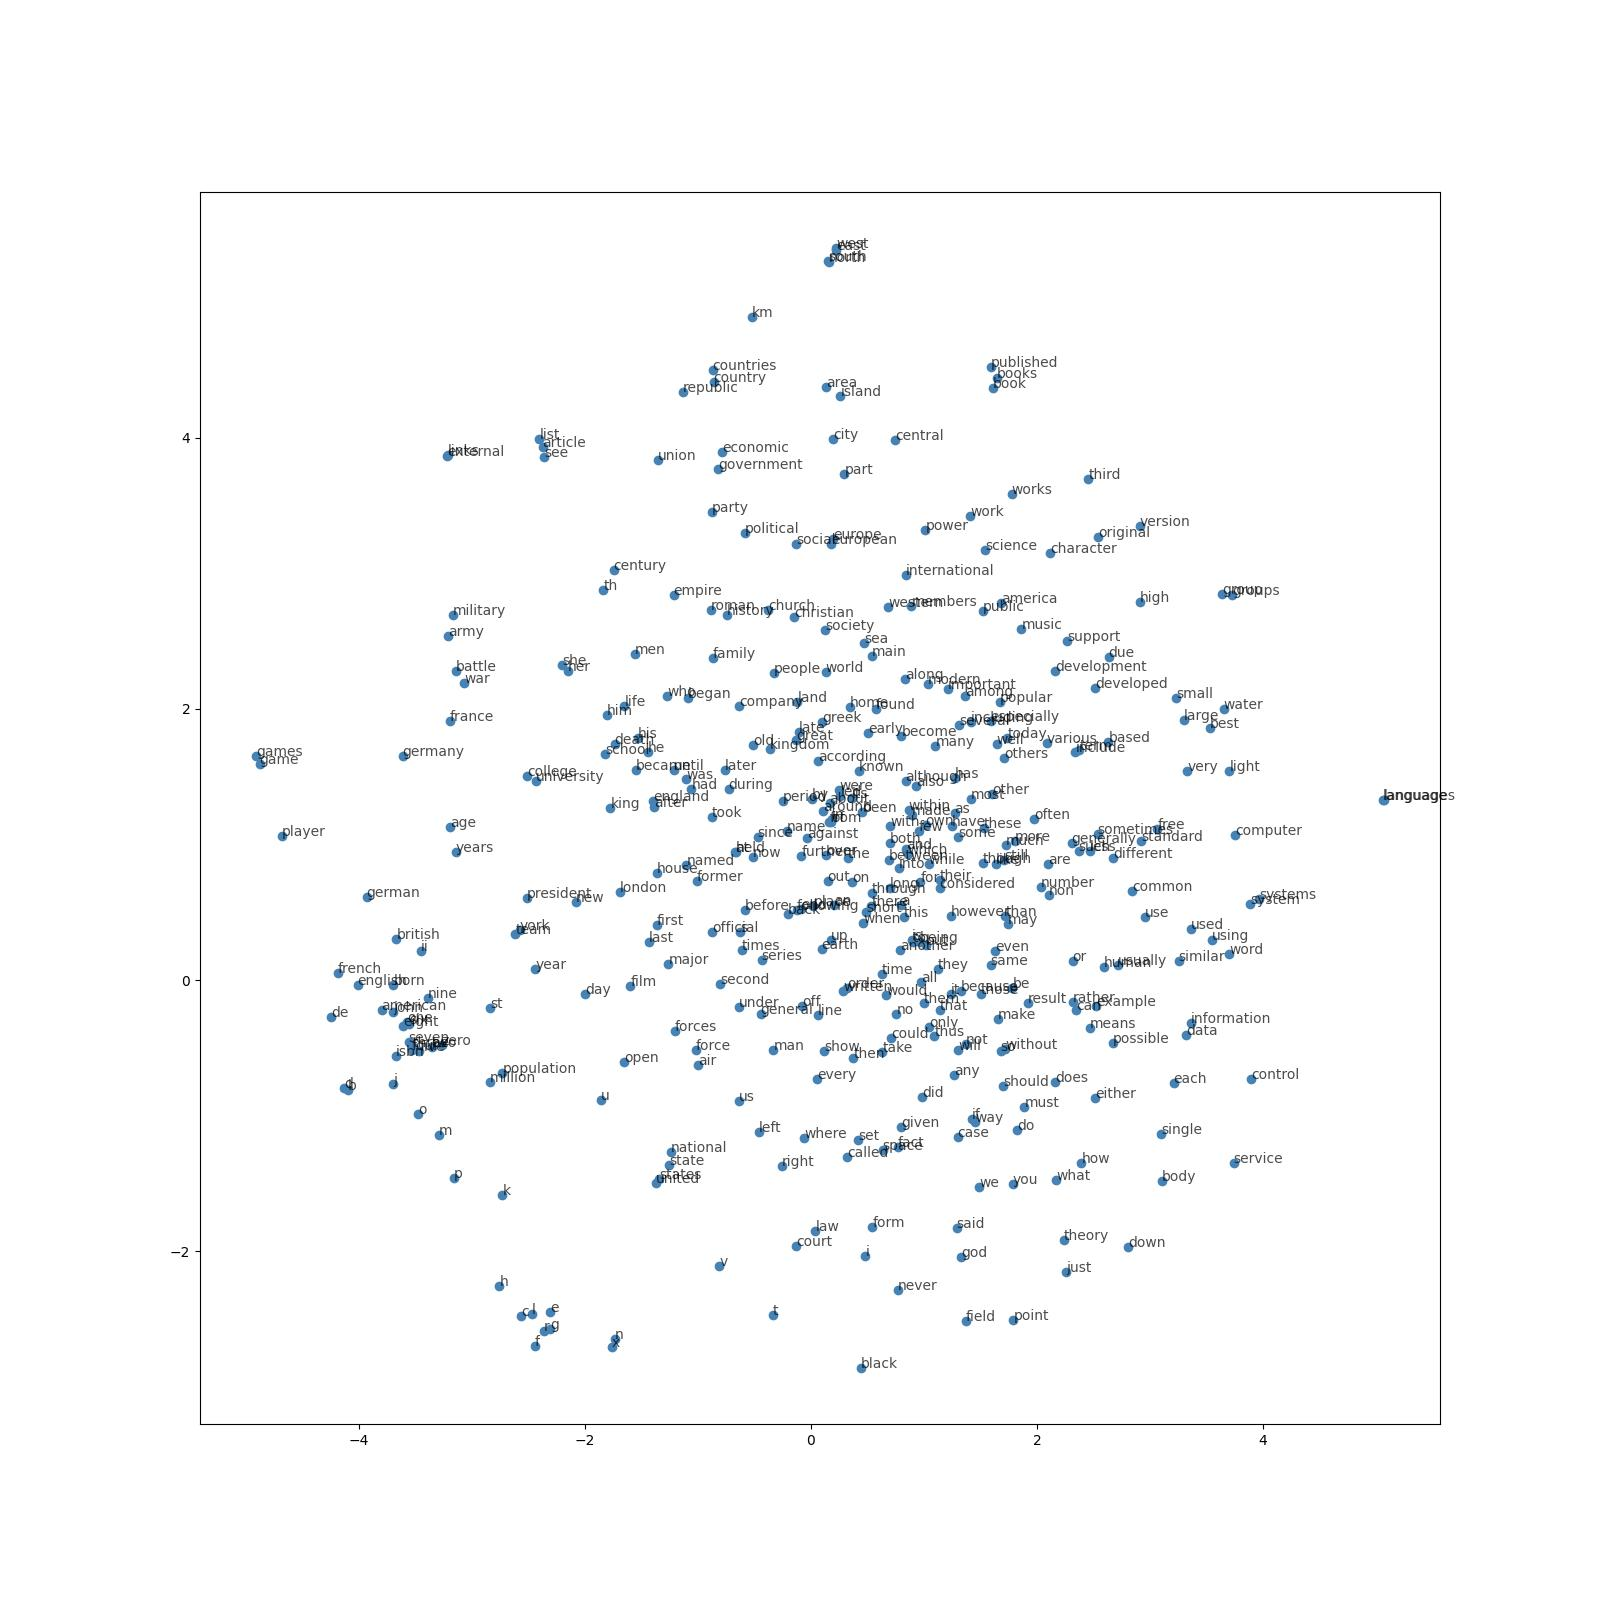

This chart was generated by the following Python code:
import random
import numpy as np

import matplotlib.pyplot as plt
from sklearn.manifold import TSNE
from tqdm import tqdm 

import torch
from torch import nn
import torch.optim as optim

from collections import Counter

import utils

###
# Load data
# read in the extracted text file      
with open('data/text8') as f:
    text = f.read()

# print out the first 100 characters
print(text[:100])

###
# Pre-process
# get list of words
words = utils.preprocess(text)
print(words[:30])

# print some stats about this word data
print("Total words in text: {}".format(len(words)))
print("Unique words: {}".format(len(set(words)))) # `set` removes any duplicate words

# Create lookup table
vocab_to_int, int_to_vocab = utils.create_lookup_tables(words)
int_words = [vocab_to_int[word] for word in words]
print(int_words[:30])

### Subsampling
# Calculate the probability and remove the high-frequency word (e.g: a, an, the, of,...)
threshold = 1e-5
word_counts = Counter(int_words)
#print(list(word_counts.items())[0])  # dictionary of int_words, how many times they appear

total_count = len(int_words)
freqs = {word: count/total_count for word, count in word_counts.items()}
p_drop = {word: 1 - np.sqrt(threshold/freqs[word]) for word in word_counts}
# discard some frequent words, according to the subsampling equation
# create a new list of words for training
train_words = [word for word in int_words if random.random() < (1 - p_drop[word])]
print(train_words[:30])

###
# Making batches
def get_target(words, idx, window_size=5):
    ''' Get a list of words in a window around an index. '''
    
    R = np.random.randint(1, window_size+1)
    start = idx - R if (idx - R) > 0 else 0
    stop = idx + R
    target_words = words[start:idx] + words[idx+1:stop+1]
    
    return list(target_words)


###
# Generating batches
def get_batches(words, batch_size, window_size=5):
    ''' Create a generator of word batches as a tuple (inputs, targets) '''
    
    n_batches = len(words)//batch_size
    
    # only full batches
    words = words[:n_batches*batch_size]
    
    for idx in range(0, len(words), batch_size):
        x, y = [], []
        batch = words[idx:idx+batch_size]
        for ii in range(len(batch)):
            batch_x = batch[ii]
            batch_y = get_target(batch, ii, window_size)
            y.extend(batch_y)
            x.extend([batch_x]*len(batch_y))
        yield x, y

###
# Cosine similarity
def cosine_similarity(embedding, valid_size=16, valid_window=100, device='cpu'):
    """ Returns the cosine similarity of validation words with words in the embedding matrix.
        Here, embedding should be a PyTorch embedding module.
    """
    
    # Here we're calculating the cosine similarity between some random words and 
    # our embedding vectors. With the similarities, we can look at what words are
    # close to our random words.
    
    # sim = (a . b) / |a||b|
    
    embed_vectors = embedding.weight
    
    # magnitude of embedding vectors, |b|
    magnitudes = embed_vectors.pow(2).sum(dim=1).sqrt().unsqueeze(0)
    
    # pick N words from our ranges (0,window) and (1000,1000+window). lower id implies more frequent 
    valid_examples = np.array(random.sample(range(valid_window), valid_size//2))
    valid_examples = np.append(valid_examples,
                               random.sample(range(1000,1000+valid_window), valid_size//2))
    valid_examples = torch.LongTensor(valid_examples).to(device)
    
    valid_vectors = embedding(valid_examples)
    similarities = torch.mm(valid_vectors, embed_vectors.t())/magnitudes
        
    return valid_examples, similarities


###
# Negative Sampling

# Embedding model
class SkipGramNeg(nn.Module):
    def __init__(self, n_vocab, n_embed, noise_dist=None):
        super().__init__()
        
        self.n_vocab = n_vocab
        self.n_embed = n_embed
        self.noise_dist = noise_dist
        
        # define embedding layers for input and output words
        self.in_embed = nn.Embedding(n_vocab, n_embed)
        self.out_embed = nn.Embedding(n_vocab, n_embed)
        
        # Initialize embedding tables with uniform distribution
        # I believe this helps with convergence
        self.in_embed.weight.data.uniform_(-1, 1)
        self.out_embed.weight.data.uniform_(-1, 1)
        
    def forward_input(self, input_words):
        input_vectors = self.in_embed(input_words)
        return input_vectors
    
    def forward_output(self, output_words):
        output_vectors = self.out_embed(output_words)
        return output_vectors
    
    def forward_noise(self, batch_size, n_samples):
        """ Generate noise vectors with shape (batch_size, n_samples, n_embed)"""
        if self.noise_dist is None:
            # Sample words uniformly
            noise_dist = torch.ones(self.n_vocab)
        else:
            noise_dist = self.noise_dist
            
        # Sample words from our noise distribution
        noise_words = torch.multinomial(noise_dist,
                                        batch_size * n_samples,
                                        replacement=True)
        
        device = "cuda" if model.out_embed.weight.is_cuda else "cpu"
        noise_words = noise_words.to(device)
        
        noise_vectors = self.out_embed(noise_words).view(batch_size, n_samples, self.n_embed)
        
        return noise_vectors
    
# Loss function
class NegativeSamplingLoss(nn.Module):
    def __init__(self):
        super().__init__()

    def forward(self, input_vectors, output_vectors, noise_vectors):
        
        batch_size, embed_size = input_vectors.shape
        
        # Input vectors should be a batch of column vectors
        input_vectors = input_vectors.view(batch_size, embed_size, 1)
        
        # Output vectors should be a batch of row vectors
        output_vectors = output_vectors.view(batch_size, 1, embed_size)
        
        # bmm = batch matrix multiplication
        # correct log-sigmoid loss
        out_loss = torch.bmm(output_vectors, input_vectors).sigmoid().log()
        out_loss = out_loss.squeeze()
        
        # incorrect log-sigmoid loss
        noise_loss = torch.bmm(noise_vectors.neg(), input_vectors).sigmoid().log()
        noise_loss = noise_loss.squeeze().sum(1)  # sum the losses over the sample of noise vectors

        # negate and sum correct and noisy log-sigmoid losses
        # return average batch loss
        return -(out_loss + noise_loss).mean()
   
### 
# Training
device = 'cuda' if torch.cuda.is_available() else 'cpu'

# Get our noise distribution
# Using word frequencies calculated earlier in the notebook
word_freqs = np.array(sorted(freqs.values(), reverse=True))
unigram_dist = word_freqs/word_freqs.sum()
noise_dist = torch.from_numpy(unigram_dist**(0.75)/np.sum(unigram_dist**(0.75)))

# instantiating the model
embedding_dim = 300
model = SkipGramNeg(len(vocab_to_int), embedding_dim, noise_dist=noise_dist).to(device)

# using the loss that we defined
criterion = NegativeSamplingLoss() 
optimizer = optim.Adam(model.parameters(), lr=0.003)

print_every = 1500
steps = 0
epochs = 5

# train for some number of epochs
for e in range(epochs):
    
    # get our input, target batches
    for input_words, target_words in get_batches(train_words, 512):
        steps += 1
        inputs, targets = torch.LongTensor(input_words), torch.LongTensor(target_words)
        inputs, targets = inputs.to(device), targets.to(device)
        
        # input, output, and noise vectors
        input_vectors = model.forward_input(inputs)
        output_vectors = model.forward_output(targets)
        noise_vectors = model.forward_noise(inputs.shape[0], 5)

        # negative sampling loss
        loss = criterion(input_vectors, output_vectors, noise_vectors)

        optimizer.zero_grad()
        loss.backward()
        optimizer.step()

        # loss stats
        if steps % print_every == 0:
            print("Epoch: {}/{}".format(e+1, epochs))
            print("Loss: ", loss.item()) # avg batch loss at this point in training
            valid_examples, valid_similarities = cosine_similarity(model.in_embed, device=device)
            _, closest_idxs = valid_similarities.topk(6)

            valid_examples, closest_idxs = valid_examples.to('cpu'), closest_idxs.to('cpu')
            for ii, valid_idx in enumerate(valid_examples):
                closest_words = [int_to_vocab[idx.item()] for idx in closest_idxs[ii]][1:]
                print(int_to_vocab[valid_idx.item()] + " | " + ', '.join(closest_words))
            print("...\n")
   
print("TRAINING SUCCESSFULLY!")

###
# Visualizing the word vectors         

# getting embeddings from the embedding layer of our model, by name
embeddings = model.in_embed.weight.to('cpu').data.numpy()

viz_words = 380
tsne = TSNE()
embed_tsne = tsne.fit_transform(embeddings[:viz_words, :])

fig, ax = plt.subplots(figsize=(16, 16))
for idx in range(viz_words):
    plt.scatter(*embed_tsne[idx, :], color='steelblue')
    plt.annotate(int_to_vocab[idx], (embed_tsne[idx, 0], embed_tsne[idx, 1]), alpha=0.7)
plt.savefig("skipgram_negsample.jpg")